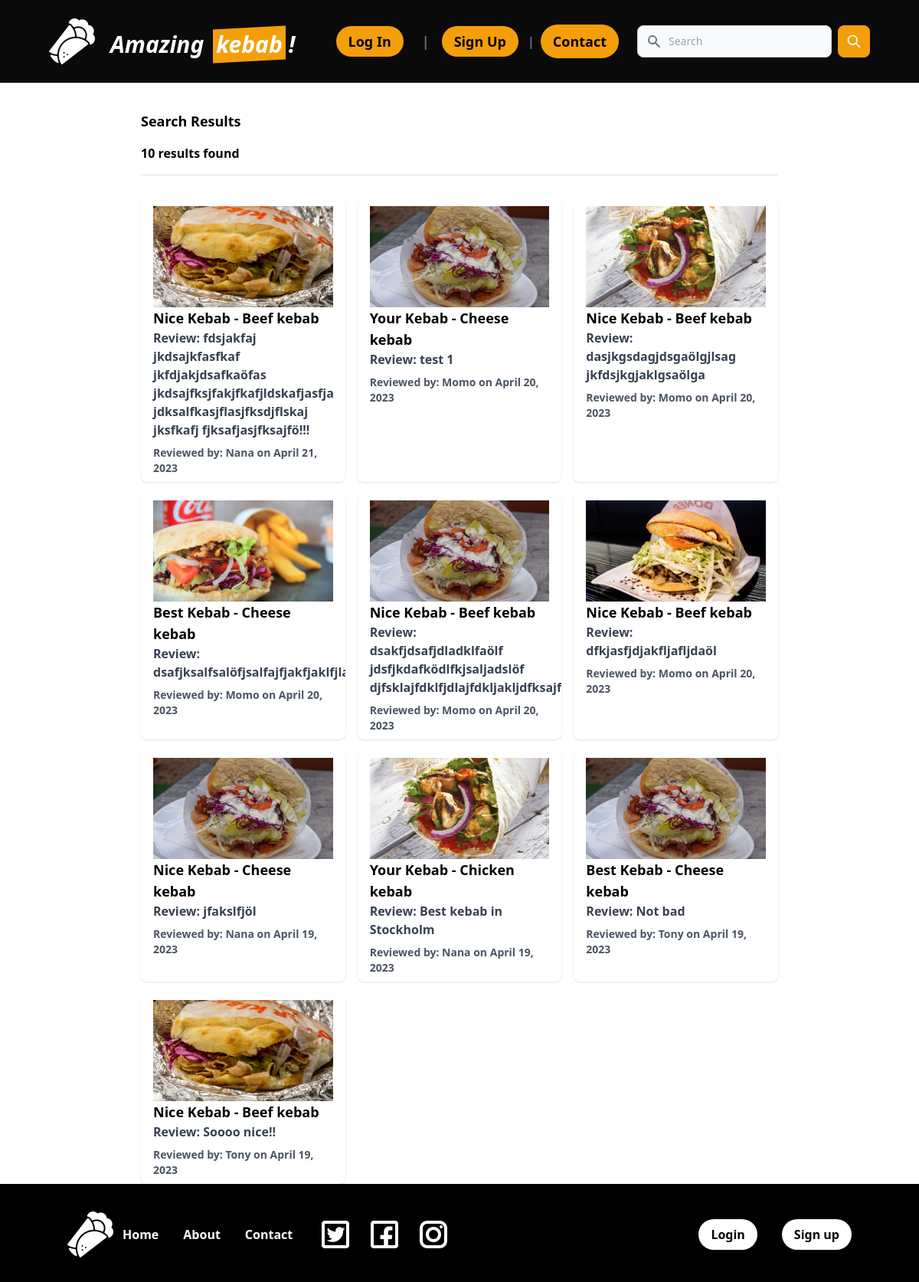
The app's page /core/search/, older data.
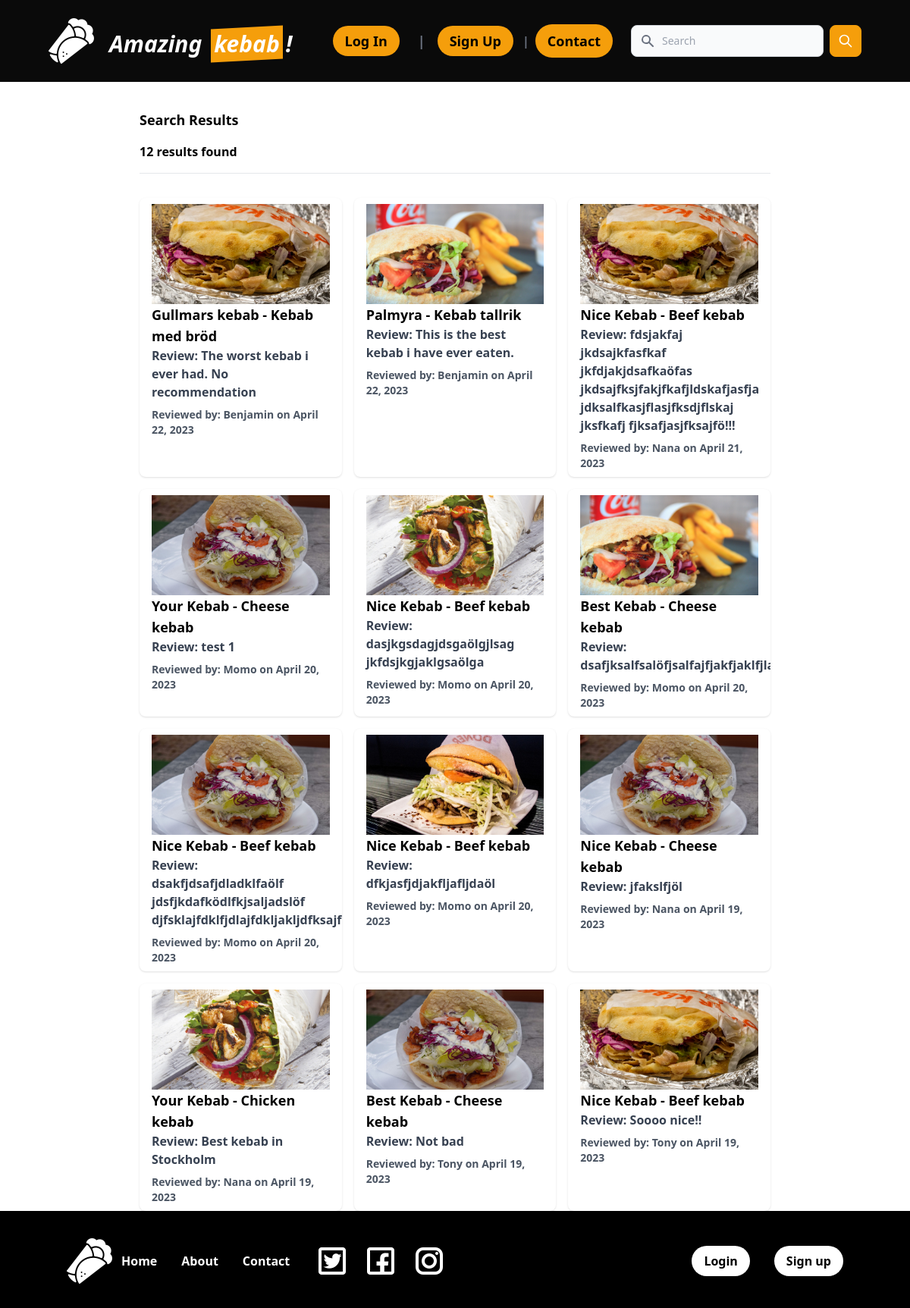
The same page, newer data.
### core/models.py (models this page shows, shortened)
class Review(models.Model):
    user = models.ForeignKey(
        CustomUser, on_delete=models.CASCADE, related_name='reviews_by_user'
    )
    menu = models.ForeignKey(
        Menu, on_delete=models.CASCADE, related_name='reviews_of_menu'
    )
    restaurant = models.ForeignKey(
        Restaurant, on_delete=models.CASCADE, related_name='restaurants_for_review'
    )
    image = models.ImageField(upload_to='images/', null=True, blank=True)
    review = models.TextField(default="", null=False)
    taste_rating = models.IntegerField(null=False)
    service_rating = models.IntegerField(null=False)
    value_rating = models.IntegerField(null=False)
    avg_rating = models.FloatField(null=True, blank=True)
    like_count = models.IntegerField(default=0)
    created_at = models.DateTimeField(auto_now_add=True)
    class Meta:
        indexes = [models.Index(fields=['-created_at']),]
        ordering = ['-created_at']

class Restaurant(models.Model):
    name = models.CharField(max_length=100, null=False)
    address = models.CharField(max_length=200, null=False)
    tel = models.CharField(max_length=20, null=True, blank=True)
    website = models.URLField(null=True, blank=True)

class Menu(models.Model):
    menu = models.CharField(max_length=100, null=False)
    price = models.IntegerField(null=False)
    restaurants = models.ManyToManyField(Restaurant)
    created_at = models.DateTimeField(auto_now_add=True)

class CustomUser(AbstractUser):
    email = models.EmailField("email address", unique=True, blank=False)
    USERNAME_FIELD = "email"  # make the user log in with the email
    REQUIRED_FIELDS = ["username"]
    objects = CustomUserManager()

### core/views.py (the view, shortened to what this page needs)
# urls.py: path('search/', views.search_results, name='search_results'),
def search_results(request):
    query = request.GET.get('q')
    restaurant_name = request.GET.get('restaurant')
    menu_name = request.GET.get('menu')
    reviewer_name = request.GET.get('reviewer')
    reviews = Review.objects.all()
    if restaurant_name:
        reviews = reviews.filter(restaurant__name=restaurant_name)
    elif menu_name:
        reviews = reviews.filter(menu__menu=menu_name)
    elif reviewer_name:
        reviews = reviews.filter(user__username=reviewer_name)
    context = {
        'query': query,
        'reviews': reviews,
    }
    return render(request, 'core/search_results.html', context)

### core/templates/core/search_results.html
{% extends 'core/base.html' %}
{% block content %}
  <div class="row justify-content-center mt-4 pt-32 max-w-full px-24">
    <div class="col-md-8">
      <h4 class="mb-4 text-lg "> <strong> Search Results {% if query %}-</strong> "{{ query }}"{% endif %}</h4>
      {% if reviews %}
        <p class="mb-4">{{ reviews.count }} results found</p><hr class="pb-8">
        <div class="grid grid-cols-1 gap-4 md:grid-cols-2 lg:grid-cols-3">
          {% for review in reviews %}
            <div class="bg-white rounded-lg shadow overflow-hidden">
              <div class="px-4 py-2">
                <a href="{% url 'core:detail' id=review.id %}">
                <div class="relative overflow-hidden" style="padding-bottom: 56.25%">
                    <div class="absolute inset-0">
                      <img class="object-cover h-full w-full" src="{{ review.image.url }}" alt="{{ review.menu.menu }} image" />
                    </div>
                  </div>
                <h4 class="text-lg font-bold">{{ review.restaurant.name }} - {{ review.menu.menu }}</h4>
                <p class="text-gray-700 text-base"> <strong> Review:</strong> {{ review.review }}</p>
                <p class="text-sm text-gray-600 mt-2"> <strong> Reviewed by:</strong> {{ review.user.username }} on {{ review.created_at|date:"F j, Y" }}</p>
            </a>
            </div>
            </div>
          {% endfor %}
        </div>
      {% else %}
        <p>No results found</p>
      {% endif %}
    </div>
  </div>
</div>
{% endblock %}

### core/templates/core/base.html (shortened to what this page needs)
{% load static %}
<!DOCTYPE html>
<html>
<head>
  <script src="https://cdn.tailwindcss.com"></script>
  <link rel="stylesheet" href="https://cdnjs.cloudflare.com/ajax/libs/font-awesome/5.15.3/css/all.min.css" />
</head>
<body class="flex flex-col min-h-screen">
  <header id="home" class="flex bg-neutral-950 py-6 px-16 fixed top-0 left-0 right-0 z-40">
    <nav class="flex items-center w-full">
      <div class="flex justify-between items-center space-x-5">
        <a href="http://127.0.0.1:8000/core/">
          <img src=" {% static 'core/icons8-shawarma-60.png' %}" alt="kebab">
        </a>
        <p class="mt-2 text-3xl font-bold italic text-white">
          Amazing
          <span class="before:block before:absolute before:-inset-1 before:-skew-y-3 before:bg-amber-500 relative inline-block mx-2">
            <span class="relative text-white">kebab</span> </span>!
        </p>
      </div>
      <div class="flex-grow lg:flex lg:items-center lg:w-auto">
        {% if user.is_authenticated %}
        <ul class="w-full justify-end flex-grow lg:flex lg:items-center lg:w-auto ml-auto">
          <li>
            <p class="text-lg font-bold mr-4 text-white hover:bg-">
              Hello <a class="hover:text-amber-600" href="{% url 'core:profile' username=user.username %} ">{{ user.username }}!</a>
            </p>
          </li>
          <li>
            <a href="{% url 'core:upload' %}" class="bg-amber-500 rounded-full px-4 py-2 mr-1 text-black font-bold hover:bg-amber-600">Review</a>
          </li>
          <li>
            <span class="text-gray-500 font-bold">|</span>
          </li>
          <li>
            <a href="{% url 'core:logout' %}" class="bg-amber-500 font-bold rounded-full px-4 py-2 mx-2 text-black hover:bg-amber-600">Log Out</a>
          </li>
        </ul>
        {% else %}
        <ul class="flex flex-row space-x-4 text-lg text-gray-600 ml-auto">
          <li>
            <a href="{% url 'core:login' %}" class="bg-amber-500 rounded-full px-4 py-2 text-black mr-2 text-lg font-bold hover:bg-amber-600">Log
              In</a>
          </li>
          <li>
            <span class="text-gray-500 font-bold">|</span>
          </li>
          <li>
            <a href="{% url 'core:signup' %}" class="bg-amber-500 text-lg font-bold rounded-full px-4 py-2 text-black mr-3 hover:bg-amber-600">Sign
              Up</a>
          </li>
          {% endif %}
      </div>
      <span class="text-gray-500 font-bold">|</span>
      <a href="{% url 'core:contact' %}" class="bg-amber-500 rounded-full px-4 py-2 mx-2 text-black text-lg font-bold hover:bg-amber-600">Contact</a>
      <form class="flex items-center ml-4 pl-0" action="{% url 'core:search_results' %}" method="get">
        <div class="relative w-full">
          <div class="absolute inset-y-0 left-0 flex items-center pl-3 pointer-events-none">
          </div>
          <input type="text" id="simple-search" class="bg-gray-50 border border-gray-300 text-gray-900 text-sm rounded-lg focus:ring-amber-500 focus:border-amber-500 block w-full pl-10 p-2.5 dark:bg-gray-700 dark:border-gray-600 dark:placeholder-gray-400 dark:text-white dark:focus:ring-amber-500 dark:focus:border-amber-500" name="q" placeholder="Search" required>
        </div>
        <button type="submit" class="p-2.5 ml-2 text-sm font-medium text-white bg-amber-500 rounded-lg border border-amber-500 hover:bg-amber-600 focus:ring-4 focus:outline-none focus:ring-amber-500 dark:bg-amber-600 dark:hover:bg-amber-600 dark:focus:ring-amber-600">
          <svg class="w-5 h-5" fill="none" stroke="currentColor" viewBox="0 0 24 24" xmlns="http://www.w3.org/2000/svg">
            <path stroke-linecap="round" stroke-linejoin="round" stroke-width="2" d="M21 21l-6-6m2-5a7 7 0 11-14 0 7 7 0 0114 0z"></path>
          </svg>
        </button>
      </form>
    </nav>
  </header>
  <div class="flex-grow container mx-auto">
    {% block content %}
    {% endblock %}
  <footer class="bg-black text-white pt-9 pb-8 px-10 z-10">
    <div class="container mx-auto flex justify-between">
      <div class="flex items-center">
        <a href="http://127.0.0.1:8000/core/"><img src="{% static 'core/icons8-shawarma-60.png' %}" alt="kebab"></a>
        <a href="{% url 'core:top' %}" class="mr-8 hover:text-gray-400 ml-3">Home</a>
        <a href="{% url 'core:top' %}#about" class="mr-8 hover:text-gray-400">About</a>
        <a href="{% url 'core:contact' %}" class="hover:text-gray-400">Contact</a>
        <div class="ml-8 flex items-center">
          <a href="#" class="text-3xl hover:text-gray-400">
            <img src="{% static 'core/icons8-twitter-squared-48.png' %}" alt="twitter">
          </a>
          <a href="#" class="text-3xl ml-4 hover:text-gray-400">
            <img src="{% static 'core/icons8-facebook-48.png' %}" alt="facebook">
          </a>
          <a href="#" class="text-3xl ml-4 hover:text-gray-400">
            <img src="{% static 'core/icons8-instagram-48.png' %}" alt="instagram">
          </a>
        </div>
      </div>
      <div class="flex items-center">
        <a href="{% url 'core:login' %}"
          class="mr-8 bg-white text-black py-2 px-4 rounded-full hover:bg-gray-300 hover:text-gray-800 transition-colors duration-300">
          Login</a>
        <a href="{% url 'core:signup' %}"
          class="bg-white text-black py-2 px-4 rounded-full hover:bg-gray-300 hover:text-gray-800 transition-colors duration-300">
          Sign up</a>
      </div>
    </div>
  </footer>
</body>
</html>

Row changes from the older to the newer data that the page shows:
added Review: image (picture), restaurant.name "Gullmars kebab", menu.menu "Kebab med bröd", review "The worst kebab i ever had. No recommendation", user.username "Benjamin", created_at "April 22, 2023"
added Review: image (picture), restaurant.name "Palmyra", menu.menu "Kebab tallrik", review "This is the best kebab i have ever eaten.", user.username "Benjamin", created_at "April 22, 2023"
Text that changed along with them:
{{ reviews.count }}: "10" → "12"
